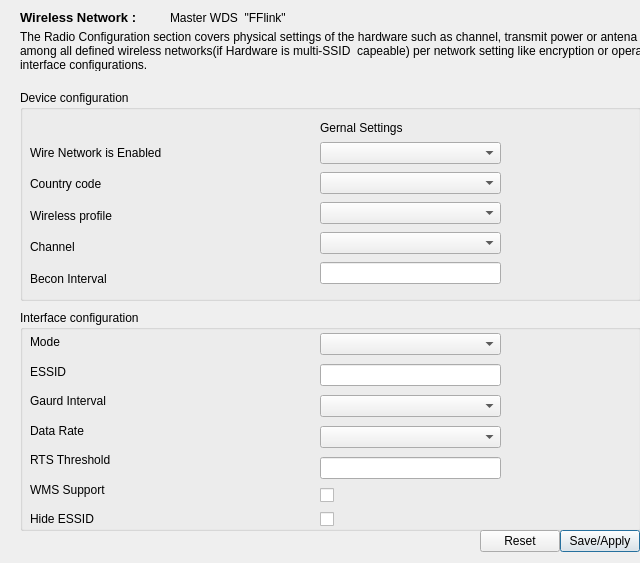
<?xml version="1.0" encoding="UTF-8"?>
<ui version="4.0">
 <class>WifyConfigurationDialog</class>
 <widget class="QDialog" name="WifyConfigurationDialog">
  <property name="geometry">
   <rect>
    <x>0</x>
    <y>0</y>
    <width>640</width>
    <height>563</height>
   </rect>
  </property>
  <property name="sizePolicy">
   <sizepolicy hsizetype="Preferred" vsizetype="Preferred">
    <horstretch>0</horstretch>
    <verstretch>0</verstretch>
   </sizepolicy>
  </property>
  <property name="minimumSize">
   <size>
    <width>640</width>
    <height>536</height>
   </size>
  </property>
  <property name="windowTitle">
   <string>WaveSight | Wify Configuration</string>
  </property>
  <property name="sizeGripEnabled">
   <bool>false</bool>
  </property>
  <widget class="QLabel" name="label">
   <property name="geometry">
    <rect>
     <x>20</x>
     <y>10</y>
     <width>151</width>
     <height>16</height>
    </rect>
   </property>
   <property name="text">
    <string>&lt;html&gt;&lt;head/&gt;&lt;body&gt;&lt;p&gt;&lt;span style=&quot; font-size:10pt; font-weight:600;&quot;&gt;Wireless Network :&lt;/span&gt;&lt;/p&gt;&lt;/body&gt;&lt;/html&gt;</string>
   </property>
  </widget>
  <widget class="QLabel" name="label_2">
   <property name="geometry">
    <rect>
     <x>170</x>
     <y>10</y>
     <width>141</width>
     <height>16</height>
    </rect>
   </property>
   <property name="text">
    <string>Master WDS  &quot;FFlink&quot;</string>
   </property>
  </widget>
  <widget class="QLabel" name="label_3">
   <property name="geometry">
    <rect>
     <x>20</x>
     <y>30</y>
     <width>761</width>
     <height>41</height>
    </rect>
   </property>
   <property name="text">
    <string>&lt;!DOCTYPE HTML PUBLIC &quot;-//W3C//DTD HTML 4.0//EN&quot; &quot;http://www.w3.org/TR/REC-html40/strict.dtd&quot;&gt;
&lt;html&gt;&lt;head&gt;&lt;meta name=&quot;qrichtext&quot; content=&quot;1&quot; /&gt;&lt;style type=&quot;text/css&quot;&gt;
p, li { white-space: pre-wrap; }
&lt;/style&gt;&lt;/head&gt;&lt;body style=&quot; font-family:'Sans Serif'; font-size:9pt; font-weight:400; font-style:normal;&quot;&gt;
&lt;p style=&quot; margin-top:0px; margin-bottom:0px; margin-left:0px; margin-right:0px; -qt-block-indent:0; text-indent:0px;&quot;&gt;The Radio Configuration section covers physical settings of the hardware such as channel, transmit power or antena selection which is shred among all defined wireless networks(if Hardware is multi-SSID  capeable) per network setting like encryption or operations are grouped in the interface configurations.&lt;/p&gt;&lt;/body&gt;&lt;/html&gt;</string>
   </property>
   <property name="scaledContents">
    <bool>false</bool>
   </property>
   <property name="wordWrap">
    <bool>true</bool>
   </property>
  </widget>
  <widget class="QGroupBox" name="groupBox">
   <property name="geometry">
    <rect>
     <x>20</x>
     <y>90</y>
     <width>621</width>
     <height>211</height>
    </rect>
   </property>
   <property name="title">
    <string>Device configuration</string>
   </property>
   <widget class="QWidget" name="verticalLayoutWidget">
    <property name="geometry">
     <rect>
      <x>10</x>
      <y>50</y>
      <width>181</width>
      <height>151</height>
     </rect>
    </property>
    <layout class="QVBoxLayout" name="verticalLayout">
     <item>
      <widget class="QLabel" name="label_5">
       <property name="text">
        <string>Wire Network is Enabled</string>
       </property>
      </widget>
     </item>
     <item>
      <widget class="QLabel" name="label_6">
       <property name="text">
        <string>Country code </string>
       </property>
      </widget>
     </item>
     <item>
      <widget class="QLabel" name="label_7">
       <property name="text">
        <string>Wireless profile</string>
       </property>
      </widget>
     </item>
     <item>
      <widget class="QLabel" name="label_8">
       <property name="text">
        <string>Channel</string>
       </property>
      </widget>
     </item>
     <item>
      <widget class="QLabel" name="label_4">
       <property name="text">
        <string>Becon Interval</string>
       </property>
      </widget>
     </item>
    </layout>
   </widget>
   <widget class="QLabel" name="label_9">
    <property name="geometry">
     <rect>
      <x>300</x>
      <y>30</y>
      <width>111</width>
      <height>16</height>
     </rect>
    </property>
    <property name="text">
     <string>Gernal Settings</string>
    </property>
   </widget>
   <widget class="QWidget" name="verticalLayoutWidget_2">
    <property name="geometry">
     <rect>
      <x>300</x>
      <y>50</y>
      <width>181</width>
      <height>151</height>
     </rect>
    </property>
    <layout class="QVBoxLayout" name="verticalLayout_2">
     <item>
      <widget class="QComboBox" name="comboBox_3"/>
     </item>
     <item>
      <widget class="QComboBox" name="comboBox_4"/>
     </item>
     <item>
      <widget class="QComboBox" name="comboBox_2"/>
     </item>
     <item>
      <widget class="QComboBox" name="comboBox"/>
     </item>
     <item>
      <widget class="QLineEdit" name="lineEdit"/>
     </item>
    </layout>
   </widget>
  </widget>
  <widget class="QGroupBox" name="groupBox_2">
   <property name="geometry">
    <rect>
     <x>20</x>
     <y>310</y>
     <width>621</width>
     <height>221</height>
    </rect>
   </property>
   <property name="title">
    <string>Interface configuration</string>
   </property>
   <widget class="QWidget" name="verticalLayoutWidget_3">
    <property name="geometry">
     <rect>
      <x>10</x>
      <y>20</y>
      <width>221</width>
      <height>201</height>
     </rect>
    </property>
    <layout class="QVBoxLayout" name="verticalLayout_3">
     <item>
      <widget class="QLabel" name="label_14">
       <property name="text">
        <string>Mode</string>
       </property>
      </widget>
     </item>
     <item>
      <widget class="QLabel" name="label_16">
       <property name="text">
        <string>ESSID</string>
       </property>
      </widget>
     </item>
     <item>
      <widget class="QLabel" name="label_15">
       <property name="text">
        <string>Gaurd Interval</string>
       </property>
      </widget>
     </item>
     <item>
      <widget class="QLabel" name="label_11">
       <property name="text">
        <string>Data Rate</string>
       </property>
      </widget>
     </item>
     <item>
      <widget class="QLabel" name="label_13">
       <property name="text">
        <string>RTS Threshold</string>
       </property>
      </widget>
     </item>
     <item>
      <widget class="QLabel" name="label_12">
       <property name="text">
        <string>WMS Support</string>
       </property>
      </widget>
     </item>
     <item>
      <widget class="QLabel" name="label_10">
       <property name="text">
        <string>Hide ESSID</string>
       </property>
      </widget>
     </item>
    </layout>
   </widget>
   <widget class="QWidget" name="verticalLayoutWidget_4">
    <property name="geometry">
     <rect>
      <x>300</x>
      <y>20</y>
      <width>181</width>
      <height>201</height>
     </rect>
    </property>
    <layout class="QVBoxLayout" name="verticalLayout_4">
     <item>
      <widget class="QComboBox" name="comboBox_5"/>
     </item>
     <item>
      <widget class="QLineEdit" name="lineEdit_2"/>
     </item>
     <item>
      <widget class="QComboBox" name="comboBox_7"/>
     </item>
     <item>
      <widget class="QComboBox" name="comboBox_6"/>
     </item>
     <item>
      <widget class="QLineEdit" name="lineEdit_3"/>
     </item>
     <item>
      <widget class="QCheckBox" name="checkBox_2">
       <property name="text">
        <string/>
       </property>
      </widget>
     </item>
     <item>
      <widget class="QCheckBox" name="checkBox">
       <property name="text">
        <string/>
       </property>
      </widget>
     </item>
    </layout>
   </widget>
  </widget>
  <widget class="QPushButton" name="pushButton">
   <property name="geometry">
    <rect>
     <x>560</x>
     <y>530</y>
     <width>80</width>
     <height>22</height>
    </rect>
   </property>
   <property name="text">
    <string>Save/Apply</string>
   </property>
  </widget>
  <widget class="QPushButton" name="pushButton_2">
   <property name="geometry">
    <rect>
     <x>480</x>
     <y>530</y>
     <width>80</width>
     <height>22</height>
    </rect>
   </property>
   <property name="text">
    <string>Reset</string>
   </property>
  </widget>
 </widget>
 <resources/>
 <connections/>
</ui>
